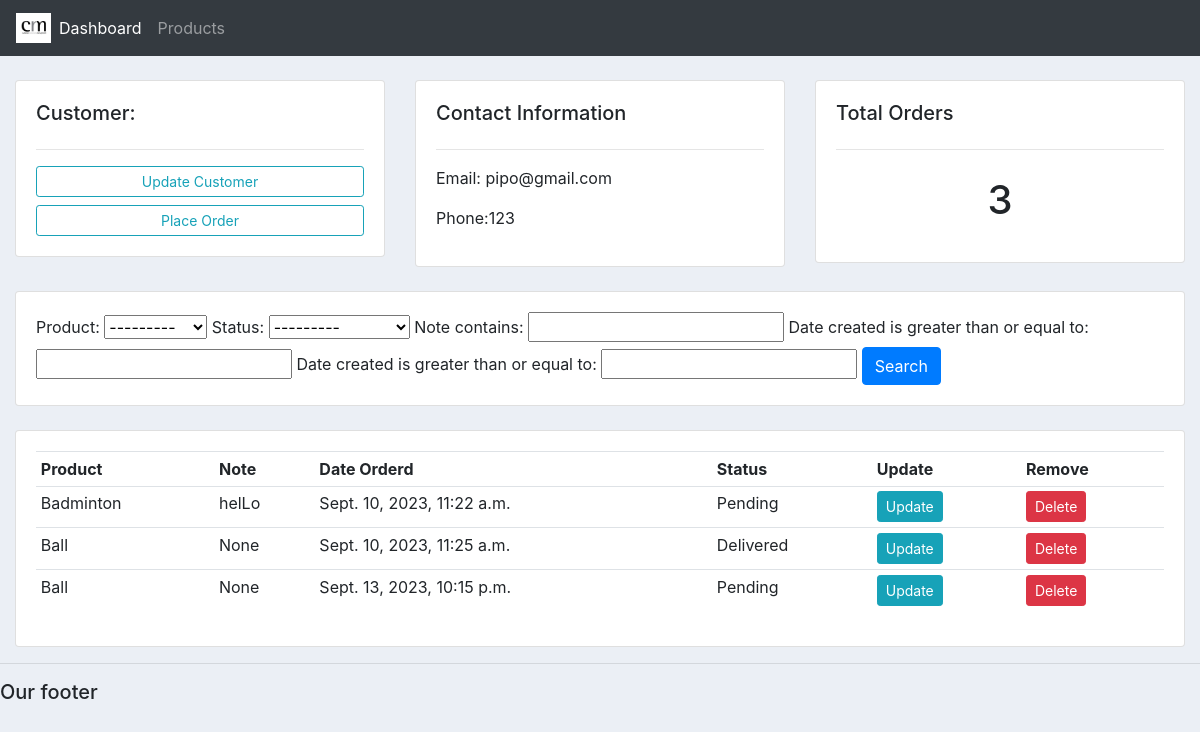
The app's page /customer/1/ with its own data.
### accounts/models.py (models this page shows, shortened)
class Customer(models.Model):
    name = models.CharField(max_length=200, null=True)
    phone = models.CharField(max_length=200, null=True)
    email = models.CharField(max_length=200, null=True)
    date_created = models.DateTimeField(auto_now_add=True, null = True)

class Order(models.Model):
    STATUS = (
        ('Pending', 'Pending'),
        ('Out for Delivery', 'Out for Delivery'),
        ('Delivered', 'Delivered'),
    )
    customer = models.ForeignKey(Customer, null=True, on_delete=models.SET_NULL)
    product = models.ForeignKey(Product, null=True, on_delete=models.SET_NULL)
    date_created = models.DateTimeField(auto_now_add=True, null=True)
    status = models.CharField(max_length = 200, null = True, choices = STATUS)
    note = models.CharField(max_length = 200, null = True)

class Product(models.Model):
    CATEGORY = (
        ('Indoor', 'Indoor'),
        ('Outdoor', 'Outdoor'),
    )
    name = models.CharField(max_length=200, null=True)
    price = models.FloatField(null = True)
    category = models.CharField(max_length=200, null=True, choices = CATEGORY)
    description = models.CharField(max_length=200, null=True, blank = True)
    date_created = models.DateTimeField(auto_now_add=True, null = True)
    tags = models.ManyToManyField(Tag)
    def __str__(self):
        return self.name

### accounts/views.py (the view)
# urls.py: path('customer/<str:pk>/', views.customer, name = 'customer'),
def customer(request, pk):
    customer = Customer.objects.get(id = pk)
    orders = customer.order_set.all()
    total_orders = orders.count()
    order_filter = OrderFilter(request.GET, queryset = orders )
    orders = order_filter.qs
    context = {
        'customer' : customer,
        'total_orders' : total_orders,
        'orders' : orders,
        'order_filter' : order_filter
    }
    return render(request, 'accounts/customer.html', context)

### accounts/templates/accounts/customer.html
{%  extends 'accounts/main.html' %}
{% block content %}
	<br>
<div class="row">
	<div class="col-md">
		<div class="card card-body">
			<h5>Customer:</h5>
			<hr>
			<a class="btn btn-outline-info  btn-sm btn-block" href="">Update Customer</a>
			<a class="btn btn-outline-info  btn-sm btn-block" href="{% url 'create_order' customer.id %}">Place Order</a>
		</div>
	</div>
	<div class="col-md">
		<div class="card card-body">
			<h5>Contact Information</h5>
			<hr>
			<p>Email: {{customer.email}}</p>
			<p>Phone:{{customer.phone}}</p>
		</div>
	</div>
	<div class="col-md">
		<div class="card card-body">
			<h5>Total Orders</h5>
			<hr>
			<h1 style="text-align: center;padding: 10px">{{total_orders}}</h1>
		</div>
	</div>
</div>
<br>
<div class="row">
	<div class="col">
		<div class="card card-body">
			<form method="get">
				{{order_filter.form}}
		    <button class="btn btn-primary" type="submit">Search</button>
		  </form>
		</div>
	</div>
</div>
<br>
<div class="row">
	<div class="col-md">
		<div class="card card-body">
			<table class="table table-sm">
				<tr>
					<th>Product</th>
					<th>Note</th>
					<th>Date Orderd</th>
					<th>Status</th>
					<th>Update</th>
					<th>Remove</th>
				</tr>
				{%for order in orders%}
				<tr>
					<td>{{order.product}}</td>
					<td>{{order.note}}</td>
					<td>{{order.date_created}}</td>
					<td>{{order.status}}</td>
					<td><a class = "btn btn-sm btn-info" href="{% url 'update_order' order.id %}">Update</a></td>
					<td><a class = "btn btn-sm btn-danger" href="{% url 'delete_order' order.id %}">Delete</a></td>
				</tr>
				{%endfor %}
			</table>
		</div>
	</div>
</div>
{% endblock %}

### static/css/main.css (style rules this page uses)
body { background-color: #ebeff5; }

### records on screen
Customer: email "pipo@gmail.com", phone "123"
Order: product "Badminton", note "helLo", date_created "Sept. 10, 2023, 11:22 a.m.", status "Pending"
Order: product "Ball", note "None", date_created "Sept. 10, 2023, 11:25 a.m.", status "Delivered"
Order: product "Ball", note "None", date_created "Sept. 13, 2023, 10:15 p.m.", status "Pending"

### other values on screen
{{ total_orders }} "3"
